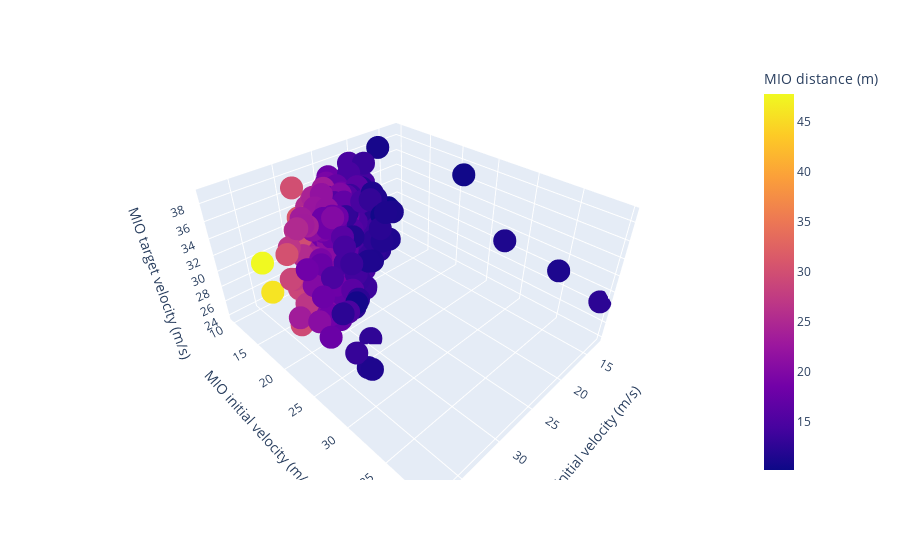

Notebook source saved alongside this figure:
### Code cell
fig = px.scatter_3d(configs_df_risky,
                    x="EGO initial velocity (m/s)", y="MIO initial velocity (m/s)", z="MIO target velocity (m/s)",
                    color="MIO distance (m)",
                    size_max=1)
fig.show()

### Figure 1 — Plotly figure (JSON) as saved in the notebook; plotly's stock layout.template omitted (floating-point values rounded to 4 significant figures; data arrays with more than 128 entries replaced by an {"elided": "..."} marker saying what was removed)
{"data": [{"hovertemplate": "EGO initial velocity (m/s)=%{x}<br>MIO initial velocity (m/s)=%{y}<br>MIO target velocity (m/s)=%{z}<br>MIO distance (m)=%{marker.color}<extra></extra>", "legendgroup": "", "marker": {"color": {"elided": "3466 float values"}, "coloraxis": "coloraxis", "symbol": "circle"}, "mode": "markers", "name": "", "scene": "scene", "showlegend": false, "type": "scatter3d", "x": {"elided": "3466 float values"}, "y": {"elided": "3466 float values"}, "z": {"elided": "3466 float values"}}], "layout": {"coloraxis": {"colorbar": {"title": {"text": "MIO distance (m)"}}, "colorscale": [[0, "#0d0887"], [0.1111, "#46039f"], [0.2222, "#7201a8"], [0.3333, "#9c179e"], [0.4444, "#bd3786"], [0.5556, "#d8576b"], [0.6667, "#ed7953"], [0.7778, "#fb9f3a"], [0.8889, "#fdca26"], [1, "#f0f921"]]}, "legend": {"tracegroupgap": 0}, "margin": {"t": 60}, "scene": {"domain": {"x": [0, 1], "y": [0, 1]}, "xaxis": {"title": {"text": "EGO initial velocity (m/s)"}}, "yaxis": {"title": {"text": "MIO initial velocity (m/s)"}}, "zaxis": {"title": {"text": "MIO target velocity (m/s)"}}}}}
